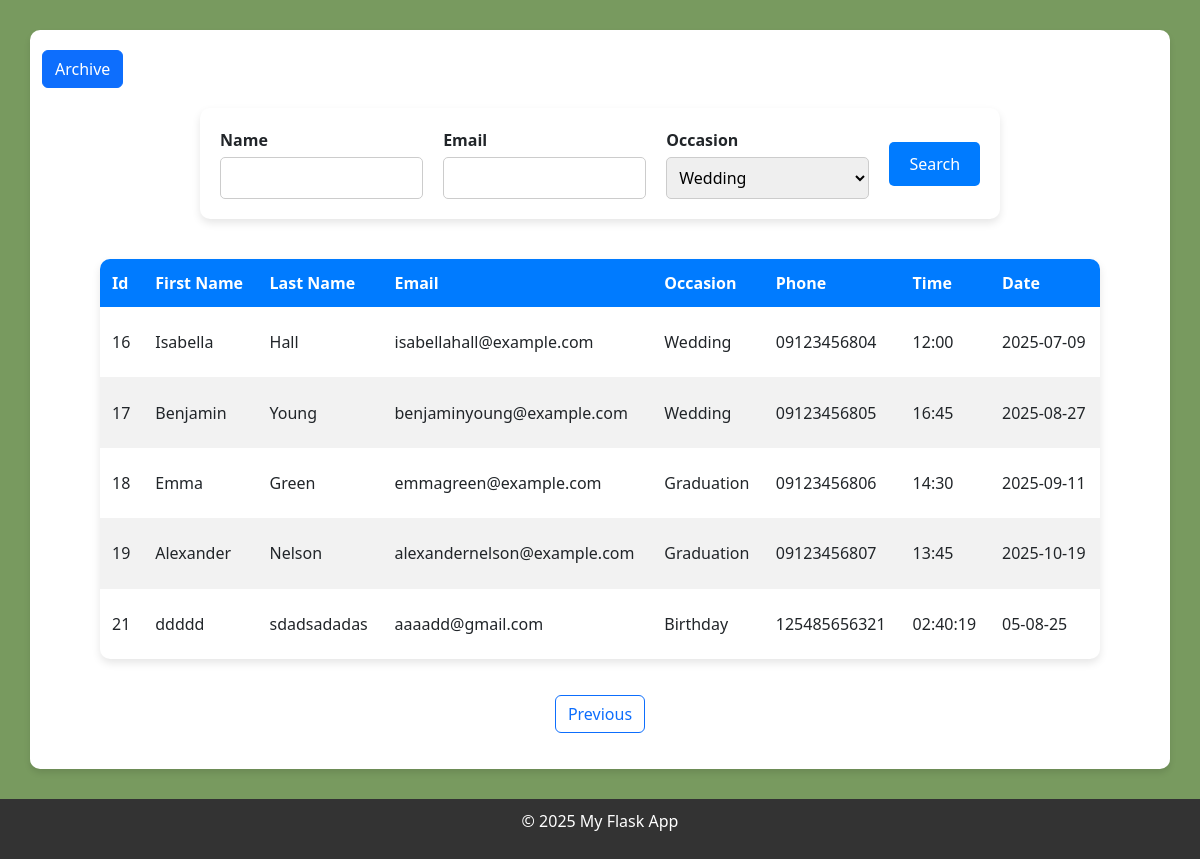
The page /contact_list/?page=3 on the database as committed earlier.
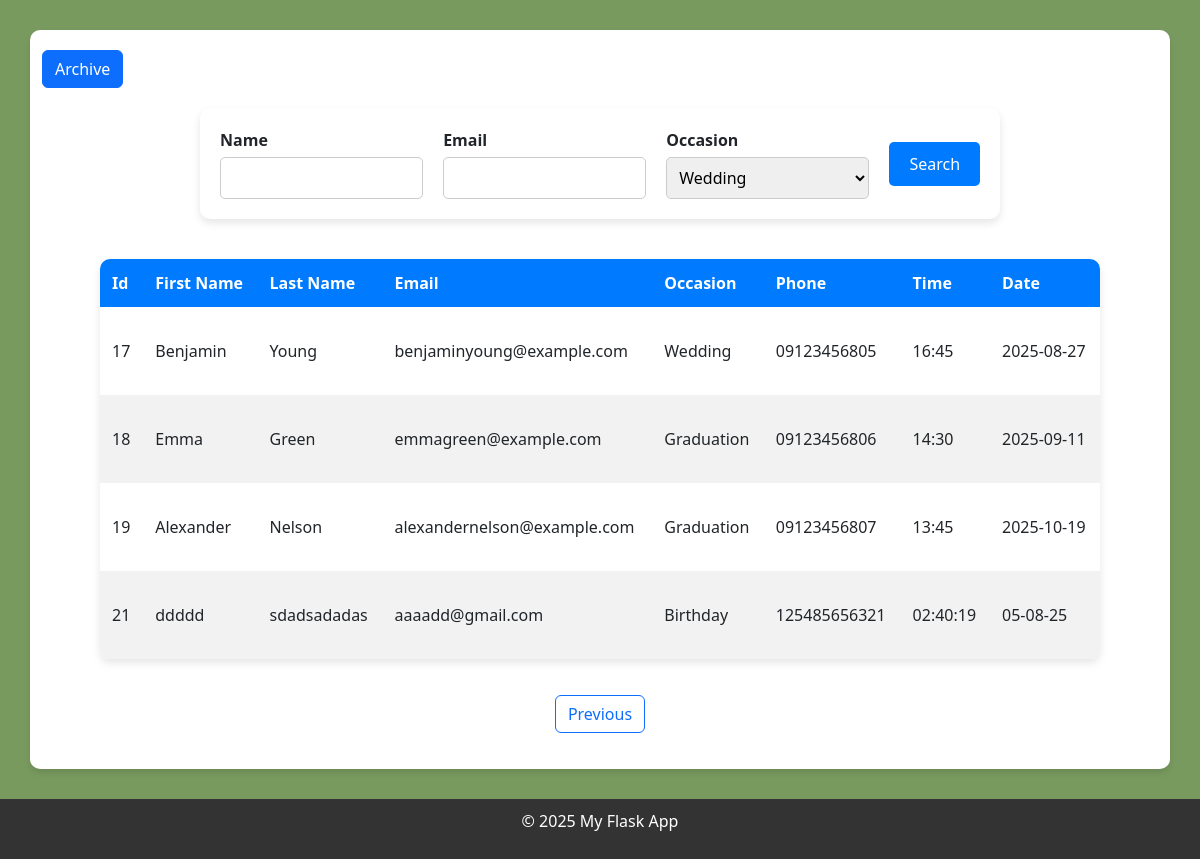
The same page on the database as committed later.
### server_for_restaurant.py (models this page shows, shortened)
class ContactTb(db.Model):
    id = db.Column(db.Integer,primary_key=True)
    first_name = db.Column(db.String(20),nullable=False)
    last_name = db.Column(db.String(20),nullable=False)
    email = db.Column(db.String(45),nullable=False)
    occasion = db.Column(db.String(150),nullable=False)
    phone_number = db.Column(db.String(15), nullable=False)
    time_input = db.Column(db.String(255),nullable=False)
    date_input = db.Column(db.String(255),nullable=False)
    is_archive = db.Column(db.Boolean,default=False)

### server_for_restaurant.py (the view, shortened to what this page needs)
@app.route('/contact_list/', methods=['GET', 'POST'])
def contact_list():
    page = request.args.get('page',1,type=int)
    query = ContactTb.query.filter(ContactTb.is_archive==False)
    print(query)
    contact_list_data = query.paginate(page=page,per_page=6,error_out=False)
    print(contact_list_data)
    return render_template('owner_template/contact_list.html',contact_list_data=contact_list_data)

### templates/owner_template/contact_list.html (shortened to what this page needs)
{% extends "base_owner.html" %}
{% block content %}
<!DOCTYPE html>
<html lang="en">
<head>
<link href="https://cdn.jsdelivr.net/npm/bootstrap@5.3.5/dist/css/bootstrap.min.css" rel="stylesheet">
<body style="background-color:#789a5f;">
  <div class="container">
    <button type="button" class="btn btn-primary" data-bs-toggle="modal" data-bs-target="#exampleModal">
      Archive
    </button>
    <div class="display_form">
      <form action="/contact_list/" method="POST" class="form-container">
        <div class="form-group">
          <label>Name</label>
          <input type="text" name="query_name">
        </div>
        <div class="form-group">
          <label>Email</label>
          <input type="text" name="query_email">
        </div>
        <div class="form-group">
          <label>Occasion</label>
          <select name="query_occasion">
            <option value="Wedding">Wedding</option>
          </select>
        </div>
        <button type="submit" class="submit-btn">Search</button>
      </form>
    </div>
    <div class="table_div">
      <table>
        <thead>
          <tr>
            <th>Id</th>
            <th>First Name</th>
            <th>Last Name</th>
            <th>Email</th>
            <th>Occasion</th>
            <th>Phone</th>
            <th>Time</th>
            <th>Date</th>
          </tr>
        </thead>
        <tbody>
          {% for item in contact_list_data.items %}
          <tr>
            <td>{{ item.id }}</td>
            <td>{{ item.first_name }}</td>
            <td>{{ item.last_name }}</td>
            <td>{{ item.email }}</td>
            <td>{{ item.occasion }}</td>
            <td>{{ item.phone_number }}</td>
            <td>{{ item.time_input }}</td>
            <td>{{ item.date_input }}</td>
          </tr>
          {% else %}
          <tr>
            <td colspan="8" style="text-align: center; font-weight: bold; color: red;">No Data Found</td>
          </tr>
          {% endfor %}
        </tbody>
      </table>
    </div>
    <div class="d-flex justify-content-center my-3">
      {% if contact_list_data.has_prev %}
      <a class="btn btn-outline-primary mx-2" href="{{ url_for('contact_list', page=contact_list_data.prev_num) }}">Previous</a>
      {% endif %}
    </div>
  </div>
</body>
{% endblock %}

Rows that differ between the two databases and show on the page:
no longer on this page (row edited): ContactTb: id "16", first_name "Isabella", last_name "Hall", email "isabellahall@example.com", occasion "Wedding", phone_number "09123456804", time_input "12:00", date_input "2025-07-09"
